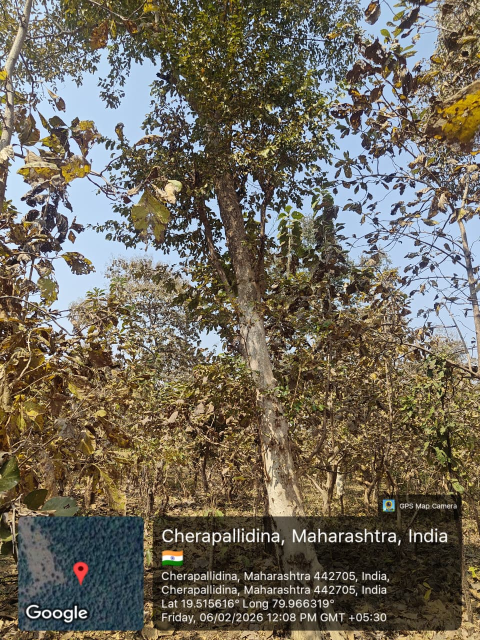
#> input picture media/uploads/10e0819d0d144e2b96c536440fc8b8c5.jpeg, 960 x 1280 px (shown at 1/2 size)
$ python -i utils.py   (imports and definitions only)
#> lines starting #> are read from the running program, lines starting #| are printed output that depends on the picture; after the words box and inside, x2 and y2 are one past the last pixel; in counts of white or black regions, pixels touching at a corner belong together
#> further down, picture is the input picture: shape (1280, 960, 3); mean B, G, R 92.7, 106.1, 112.2
"""
Utility functions for GPS extraction, HSV-based
green-vegetation / tree detection, and Gemini AI image analysis.
"""

import cv2
import re
import numpy as np
from PIL import Image
from PIL.ExifTags import TAGS, GPSTAGS
import os
from django.conf import settings
import logging
import google.generativeai as genai

logger = logging.getLogger(__name__)


# ─── GPS EXTRACTION ───────────────────────────────────────────────

# [231 lines left out: functions _dms_to_decimal, _extract_gps_from_exif, _extract_gps_from_xmp, _parse_xmp_gps, _extract_gps_from_text_overlay, extract_gps and 1 more, not called in this run]


# ─── HSV GREEN-VEGETATION DETECTION ──────────────────────────────

def _detect_green_vegetation(image_bgr, min_area_ratio=0.003, max_detections=20):
    """
    Detect individual green vegetation / tree canopies using HSV segmentation
    + distance-transform watershed to separate touching canopies.

    Returns list of dicts [{class_name, confidence, bbox}, ...]
    """
#> called with min_area_ratio = 0.003, max_detections = 20
    h_img, w_img = image_bgr.shape[:2]
#> h_img = 1280; w_img = 960
    img_area = h_img * w_img
#> img_area = 1228800

    # ── resize for speed ──
    scale = 1.0
    if max(h_img, w_img) > 1024:
        scale = 1024 / max(h_img, w_img)
#> scale = 0.8
        small = cv2.resize(image_bgr, None, fx=scale, fy=scale, interpolation=cv2.INTER_AREA)
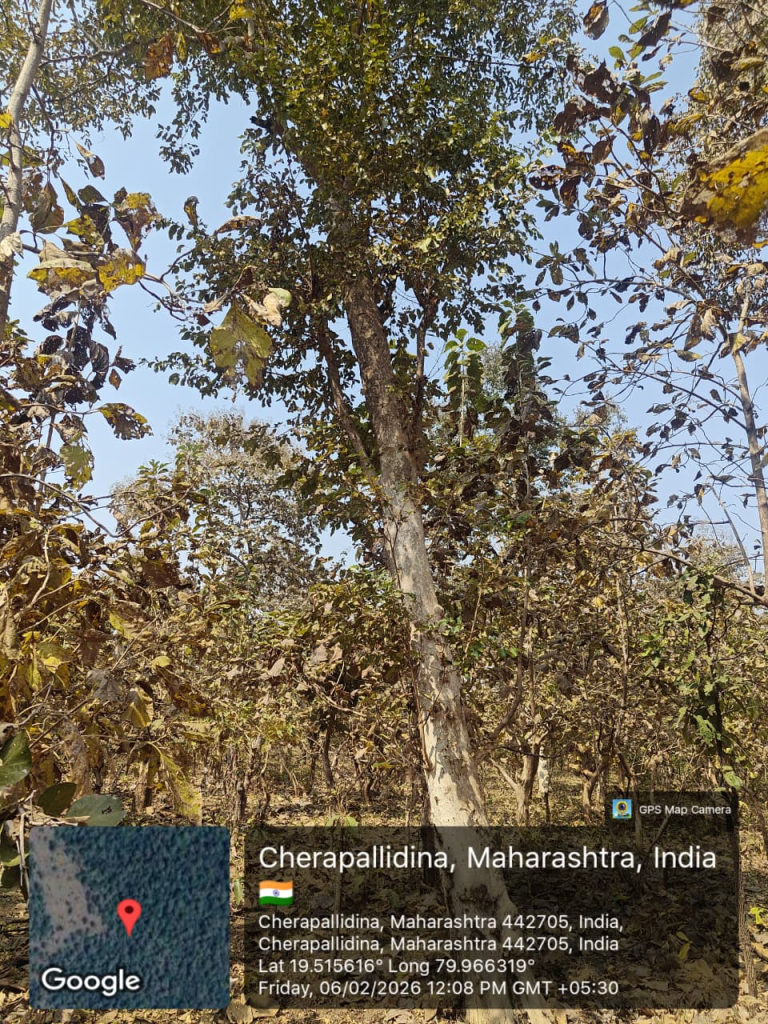
#> small: shape (1024, 768, 3); mean B, G, R 92.7, 106.1, 112.2
    else:
        small = image_bgr.copy()

    sh, sw = small.shape[:2]
#> sh = 1024; sw = 768
    inv_scale = 1.0 / scale
#> inv_scale = 1.25

    hsv = cv2.cvtColor(small, cv2.COLOR_BGR2HSV)
#> hsv: shape (1024, 768, 3); mean H, S, V 44.5, 93.3, 121.4

    # Medium green range (covers bright + dark foliage)
    mask = cv2.inRange(hsv, np.array([25, 30, 25]), np.array([90, 255, 250]))
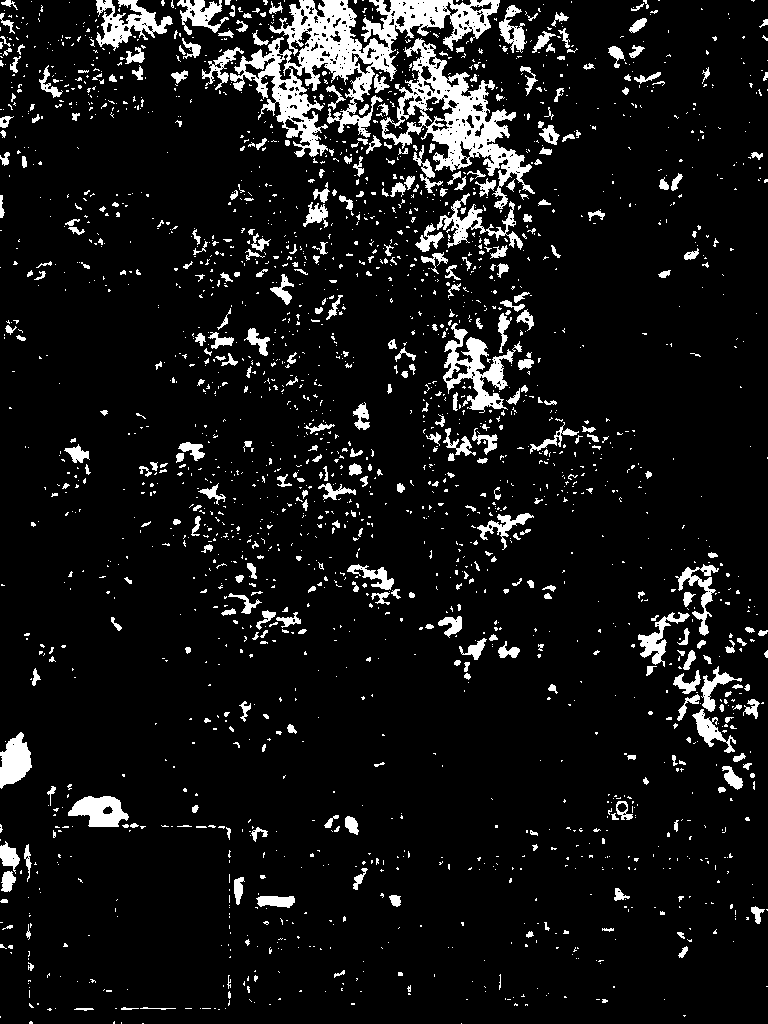
#> mask: shape (1024, 768); 8.6% white; 2286 white regions (1889 under 20 px), largest, box (x1, y1, x2, y2) and area: (230, 0, 500, 157) 12620, (380, 38, 535, 209) 7143, (443, 323, 522, 413) 2427

    # Close to fill leaf gaps
    k_close = cv2.getStructuringElement(cv2.MORPH_ELLIPSE, (11, 11))
    mask = cv2.morphologyEx(mask, cv2.MORPH_CLOSE, k_close, iterations=2)
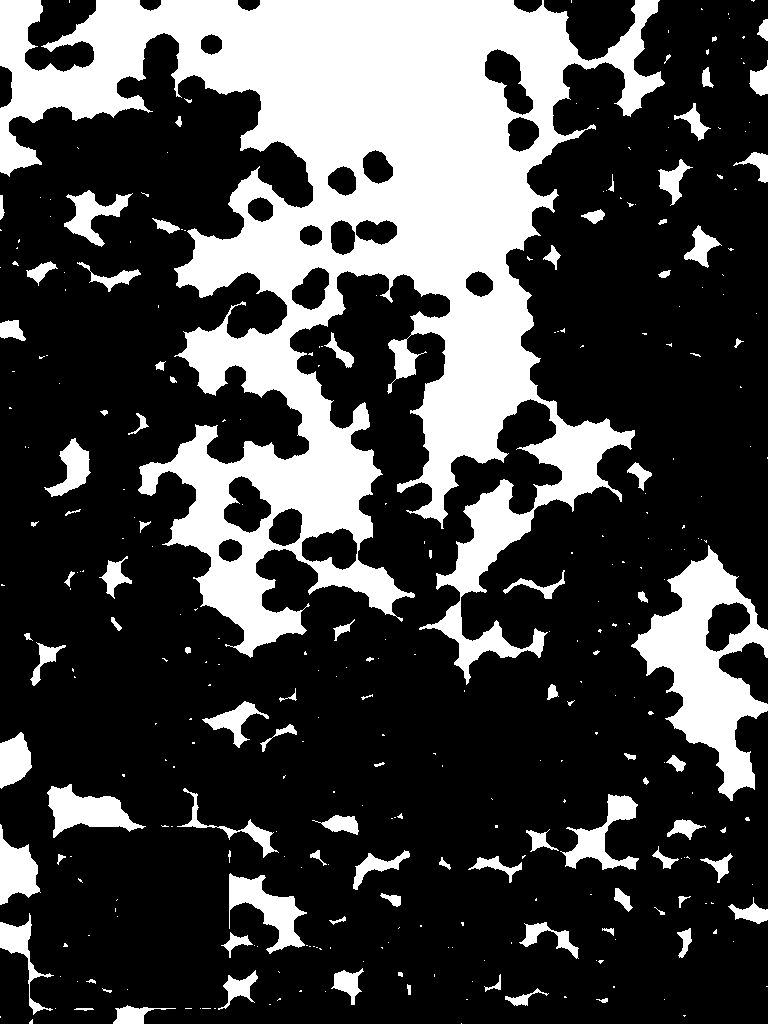
#> mask: shape (1024, 768); 27.2% white; 322 white regions (227 under 20 px), largest, box (x1, y1, x2, y2) and area: (0, 0, 665, 685) 166789, (631, 545, 768, 801) 14188, (47, 784, 146, 838) 2572

    # Distance transform to find individual tree cores
    dist = cv2.distanceTransform(mask, cv2.DIST_L2, 5)
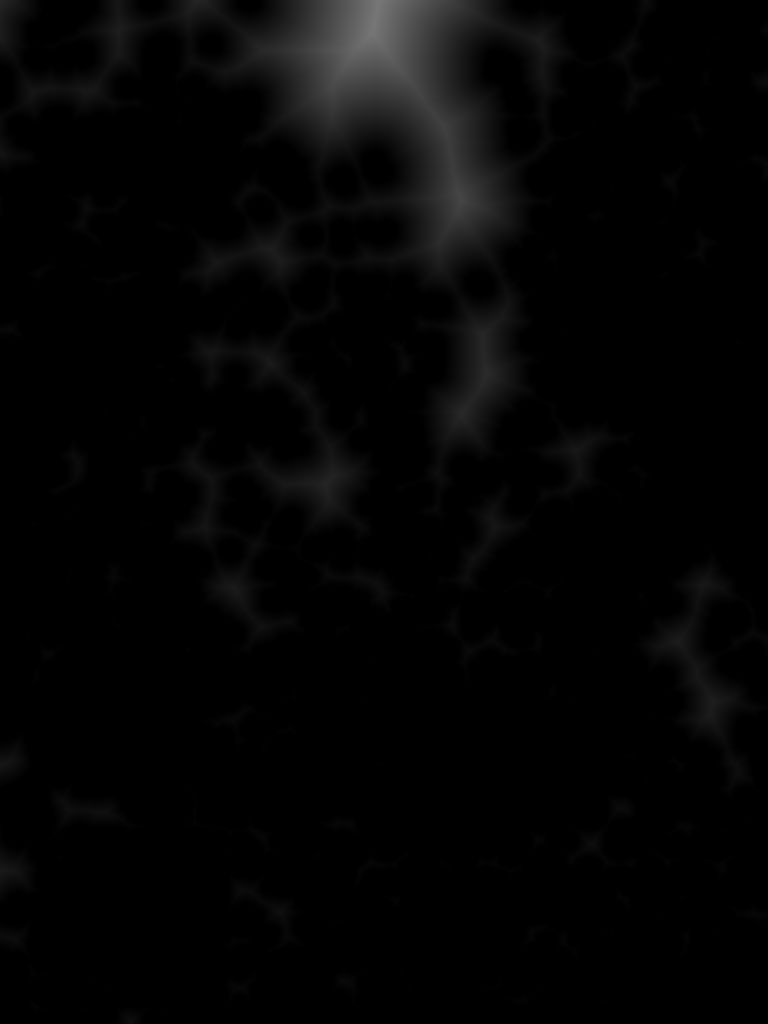
#> dist: shape (1024, 768) float32; min 0, max 119.2, mean 4.6
    max_dist = dist.max()
#> max_dist = 119.2
    if max_dist < 5:
        return []  # no meaningful green region

    # Threshold at 30% of max distance → core markers per tree
    _, sure_fg = cv2.threshold(dist, 0.3 * max_dist, 255, 0)
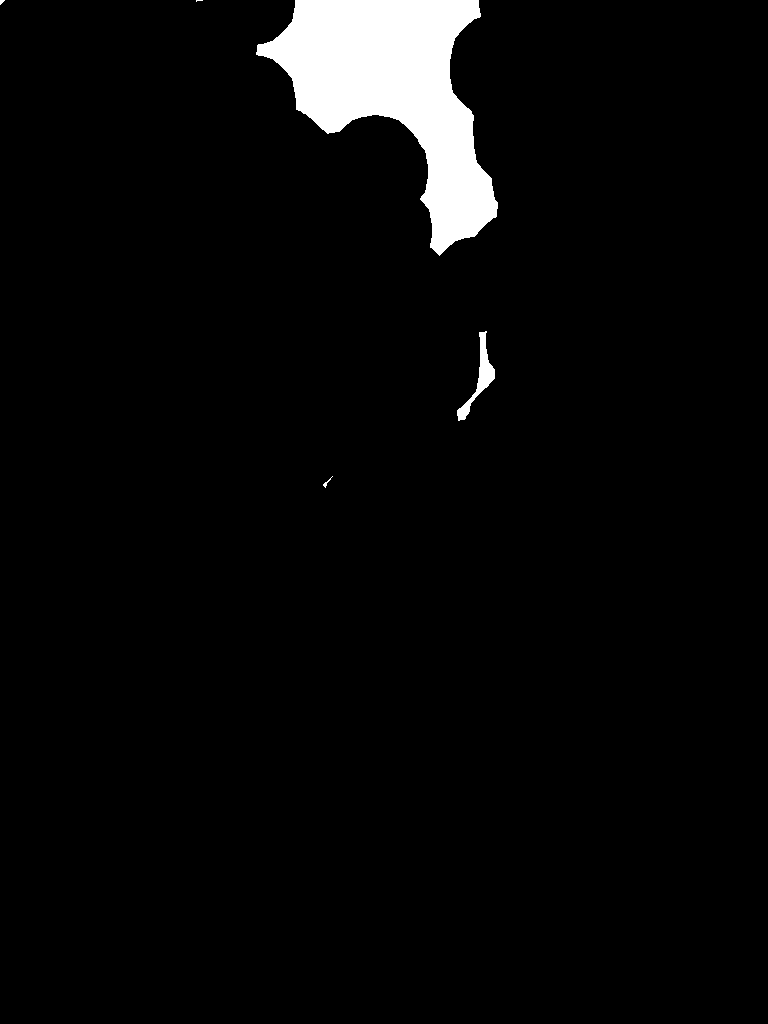
#> sure_fg: shape (1024, 768) float32; 3.7% white; 5 white regions (2 under 20 px), largest, box (x1, y1, x2, y2) and area: (256, 0, 498, 256) 28585, (457, 331, 495, 421) 829, (323, 476, 333, 488) 26
    sure_fg = np.uint8(sure_fg)

    # Connected components → one label per tree
    n_labels, labels = cv2.connectedComponents(sure_fg)
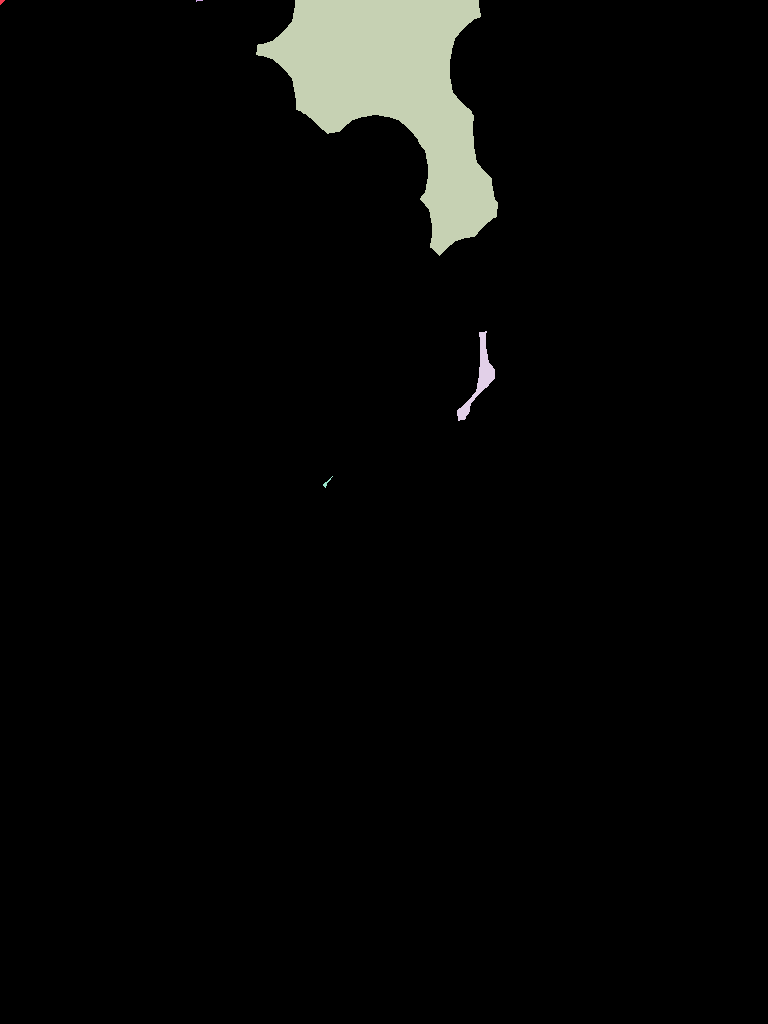
#> labels: shape (1024, 768) int32; 6 distinct labels, from 0 to 5; one colour per label, 0 black
#> n_labels = 6

    min_px = sh * sw * min_area_ratio  # min pixels for a core
#> min_px = 2359.3
    detections = []

    for label_id in range(1, n_labels):
        pts = np.where(labels == label_id)
        if len(pts[0]) < min_px:
            continue

        # Bounding box in resized coords
        y1s, x1s = int(pts[0].min()), int(pts[1].min())
        y2s, x2s = int(pts[0].max()), int(pts[1].max())

        # Pad box by ~20% to cover full canopy (core is smaller)
        pad_x = int((x2s - x1s) * 0.20)
        pad_y = int((y2s - y1s) * 0.20)
        x1s = max(0, x1s - pad_x)
        y1s = max(0, y1s - pad_y)
        x2s = min(sw, x2s + pad_x)
        y2s = min(sh, y2s + pad_y)

        # Scale back to original image coords
        x1 = max(0, int(x1s * inv_scale))
        y1 = max(0, int(y1s * inv_scale))
        x2 = min(w_img, int(x2s * inv_scale))
        y2 = min(h_img, int(y2s * inv_scale))

        if x2 - x1 < 30 or y2 - y1 < 30:
            continue

        box_area = (x2 - x1) * (y2 - y1)
        if box_area > img_area * 0.40:
            continue  # skip oversized regions

        # Confidence = green pixel density in the ROI
        roi_hsv = cv2.cvtColor(image_bgr[y1:y2, x1:x2], cv2.COLOR_BGR2HSV)
        roi_mask = cv2.inRange(roi_hsv, np.array([25, 30, 25]), np.array([90, 255, 250]))
        density = np.count_nonzero(roi_mask) / (roi_mask.shape[0] * roi_mask.shape[1] + 1e-6)
        confidence = round(min(density * 1.15, 0.99), 2)

        if confidence < 0.20:
            continue

        detections.append({
            'class_name': 'Tree',
            'confidence': confidence,
            'bbox': {'x1': x1, 'y1': y1, 'x2': x2, 'y2': y2},
        })
#> this loop made 5 passes
#> pts on passes 1, 4, 5: 15 positions, rows 0 to 4, columns 0 to 4, 829 positions, rows 331 to 420, columns 457 to 494, 26 positions, rows 476 to 487, columns 323 to 332
#> (pts, y1s, x1s, y2s, x2s, pad_x, pad_y, x1) on pass 3: (28585 positions, rows 0 to 255, columns 256 to 497, 0, 208, 306, 545, 48, 51, 260)
#> pass 3, in _detect_green_vegetation, `roi_mask = cv2.inRange(roi_hsv, np.array([25, 30, 25]), np.array([90, ..`:
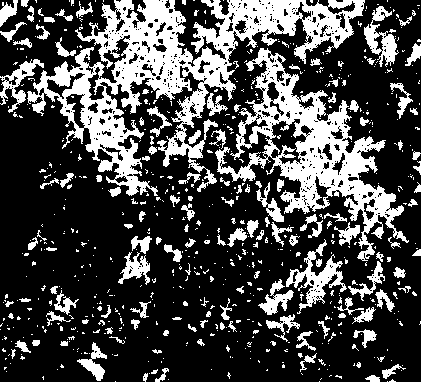
#> roi_mask: shape (382, 421); 28.6% white; 666 white regions (529 under 20 px), largest, box (x1, y1, x2, y2) and area: (27, 0, 365, 196) 19084, (215, 48, 409, 261) 10736, (286, 239, 347, 314) 1288
#> after the loop, detections = 1 item

    # Sort by confidence descending
    detections.sort(key=lambda d: d['confidence'], reverse=True)
    return detections[:max_detections]


# [31 lines left out: function _nms_merge, not called in this run]


# ─── OBJECT DETECTION (TREES ONLY) ───────────────────────────────

TREE_COLOR = (0, 200, 0)  # bright green for tree boxes


# [34 lines left out: functions detect_objects, _draw_label, not called in this run]

>>> import cv2
>>> picture = cv2.imread('../media/uploads/10e0819d0d144e2b96c536440fc8b8c5.jpeg')
>>> result = _detect_green_vegetation(picture)
#> result = 1 item
